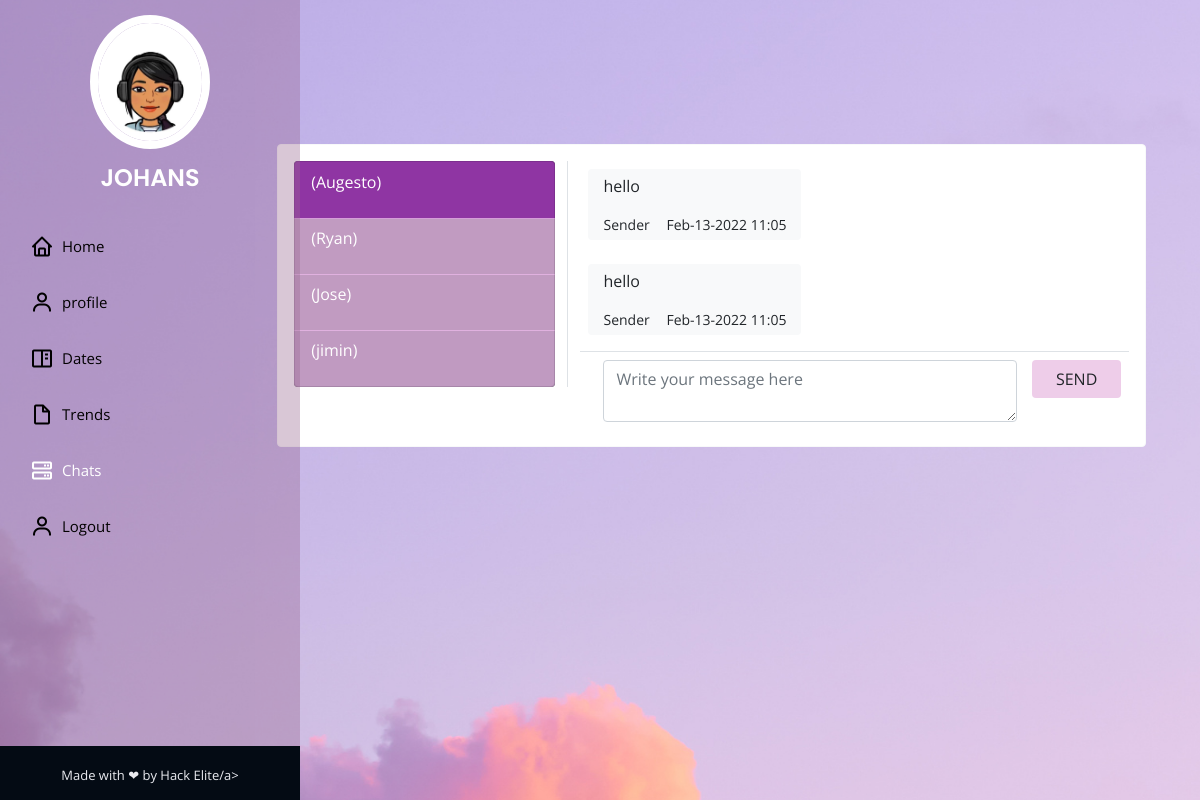
The page /chat/?u=2 (signed in) on the database its author committed.
### chat/models.py (models this page shows, shortened)
class chatMessages(models.Model):
    user_from = models.ForeignKey(User,
        on_delete=models.CASCADE,related_name="+")
    user_to = models.ForeignKey(User,
        on_delete=models.CASCADE,related_name="+")
    message = models.TextField()
    date_created = models.DateTimeField(default=timezone.now)

### chat/views.py (the view)
# urls.py: path('chat/', views.home, name='chat-home'),
def home(request):
    User = get_user_model()
    users = User.objects.all()
    chats = {}
    if request.method == 'GET' and 'u' in request.GET:
        chats = chatMessages.objects.filter(Q(user_from=request.user.id, user_to=request.GET['u']) | Q(user_from=request.GET['u'], user_to=request.user.id))
        chats = chats.order_by('date_created')
    context = {
        "page":"home",
        "users":users,
        "chats":chats,
        "chat_id": int(request.GET['u'] if request.method == 'GET' and 'u' in request.GET else 0)
    }
    print(request.GET['u'] if request.method == 'GET' and 'u' in request.GET else 0)
    return render(request,"chat/home.html",context)

### chat/templates/chat/home.html (shortened to what this page needs)
{% extends 'chat/base.html' %} {% load static %}  {% block content %}
<div class="container" style="height: 75%;">
    <div class="card h-100 border-light">
        <div class="card-body h-100">
            <div class="row h-100">
                <div class="col-md-4 border-right h-100">
                    <div class="list-group bg-dark" id='user-list'>
                        {% for u in users %} {% if not u.id == 1 and not u.id == user.id %}
                        <a class="list-group-item {% if u.id != chat_id %}bg-dark{% else %}hello{% endif %} text-white" href="{% url 'chat-home' %}?u={{u.id}}">
                            <div>
                                <p>{{u.first_name}} {{u.last_name}} ({{u.username}})</p>
                            </div>
                        </a>
                        {% endif %} {% endfor %}
                    </div>
                </div>
                <div class="col-md-8 h-100">
                    {% if not chat_id > 0 %}
                    <div class="h-100 d-flex flex-column justify-content-center align-items-center">
                        <h3>Start Chat now</h3>
                        <p><small class="text-muted">Please select a person to chat with.</small></p>
                    </div>
                    {% else%}
                    <div id="chat-box-field" class="h-100">
                        <div class="chat-box" style="height:80%">
                            {% for chat in chats %} {% if chat.user_from == user %}
                            <div class="p-2 w-100 d-flex justify-content-end">
                                <div class=" chat-bubble  ml-2 mb-2 text-light rounded" data-id="{{chat.id}}" style="background-color: #e0a5d88e !important;">
                                    <p>{{chat.message}}</p>
                                    <div class="d-flex justify-content-between"><small>You</small> <small>{{chat.date_created|date:"M-d-Y H:i"}}</small></div>
                                </div>
                            </div>
                            {% else %}
                            <div class="p-2 w-100 d-flex justify-content-start">
                                <div class="chat-bubble mr-2 mb-2 bg-light text-dark rounded" data-id="{{chat.id}}">
                                    <p>{{chat.message}}</p>
                                    <div class=" d-flex justify-content-between"><small>Sender</small> <small>{{chat.date_created|date:"M-d-Y H:i"}}</small></div>
                                </div>
                            </div>
                            {% endif %} {% endfor %}
                        </div>
                        <div class="chat-box-form border-top p-2" style="height:20%">
                            <div class="w-100 h-100">
                                <form action="" id="chat-submit" class="h-100 d-flex ">
                                    <div class="col-md-10 h-100">
                                        <textarea name="message" id="" class="h-100 w-100 form-control" placeholder="Write your message here"></textarea>
                                    </div>
                                    <button class="button btn h-100 w-100 justify-content-center align-items-center d-flex" style="background-color: #e0a5d88e !important;">SEND</button>
                                </form>
                            </div>
                        </div>
                    </div>
                    {% endif %}
                </div>
            </div>
        </div>
    </div>
</div>
{% endblock %}

### chat/static/css/custom.css (style rules this page uses)
html, body { height: 100%; width: 100%; }

### blog/static/blog/main.css (style rules this page uses)
body { background:url("../blog/we.png"); color: #333333; margin-top: 5rem; }

### blog/static/blog/assets/css/style.css (style rules this page uses)
body { font-family: "Open Sans", sans-serif; color: #272829; }
a { color: #ffffff; text-decoration: none; }

### chat/templates/chat/base.html (style rules this page uses)
html, body { height: 100%; width: 100%; }

### chat/templates/chat/home.html (style rules this page uses)
#user-list a.bg-dark { background-color: #f1bef0c4!important; }
.list-group-item { cursor: pointer }
.chat-bubble { min-width: 40%; max-width: 80%; padding: 5px 15px; }
.chat-box { overflow: auto; max-width: 100%; }
.hello { background-color: #b53ccebe!important; }

### rows shown on the page
chatMessages: message "hello", date_created "Feb-13-2022 11:05"
chatMessages: message "hello", date_created "Feb-13-2022 11:05"

### other values the page prints
{{ u.username }} "Augesto"
{{ u.username }} "Ryan"
{{ u.username }} "Jose"
{{ u.username }} "jimin"
